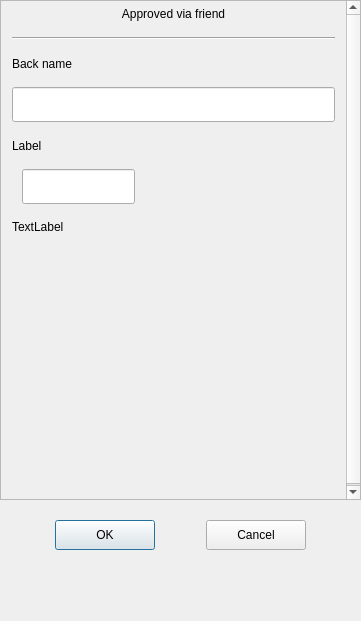
<?xml version="1.0" encoding="UTF-8"?>
<ui version="4.0">
 <class>AuthenFriendDlg</class>
 <widget class="QDialog" name="AuthenFriendDlg">
  <property name="geometry">
   <rect>
    <x>0</x>
    <y>0</y>
    <width>361</width>
    <height>621</height>
   </rect>
  </property>
  <property name="sizePolicy">
   <sizepolicy hsizetype="Preferred" vsizetype="Preferred">
    <horstretch>0</horstretch>
    <verstretch>0</verstretch>
   </sizepolicy>
  </property>
  <property name="minimumSize">
   <size>
    <width>361</width>
    <height>621</height>
   </size>
  </property>
  <property name="maximumSize">
   <size>
    <width>361</width>
    <height>621</height>
   </size>
  </property>
  <property name="windowTitle">
   <string>Dialog</string>
  </property>
  <layout class="QVBoxLayout" name="verticalLayout">
   <property name="spacing">
    <number>0</number>
   </property>
   <property name="leftMargin">
    <number>0</number>
   </property>
   <property name="topMargin">
    <number>0</number>
   </property>
   <property name="rightMargin">
    <number>0</number>
   </property>
   <property name="bottomMargin">
    <number>0</number>
   </property>
   <item>
    <widget class="QScrollArea" name="scrollArea">
     <property name="minimumSize">
      <size>
       <width>0</width>
       <height>500</height>
      </size>
     </property>
     <property name="widgetResizable">
      <bool>true</bool>
     </property>
     <widget class="QWidget" name="scrollAreaWidgetContents">
      <property name="geometry">
       <rect>
        <x>0</x>
        <y>0</y>
        <width>342</width>
        <height>500</height>
       </rect>
      </property>
      <property name="minimumSize">
       <size>
        <width>0</width>
        <height>500</height>
       </size>
      </property>
      <layout class="QVBoxLayout" name="verticalLayout_3">
       <property name="spacing">
        <number>0</number>
       </property>
       <property name="leftMargin">
        <number>0</number>
       </property>
       <property name="topMargin">
        <number>0</number>
       </property>
       <property name="rightMargin">
        <number>0</number>
       </property>
       <property name="bottomMargin">
        <number>0</number>
       </property>
       <item>
        <widget class="QLabel" name="applyLabel">
         <property name="minimumSize">
          <size>
           <width>0</width>
           <height>25</height>
          </size>
         </property>
         <property name="maximumSize">
          <size>
           <width>16777215</width>
           <height>25</height>
          </size>
         </property>
         <property name="text">
          <string>Approved via friend</string>
         </property>
         <property name="alignment">
          <set>Qt::AlignmentFlag::AlignCenter</set>
         </property>
        </widget>
       </item>
       <item>
        <widget class="QWidget" name="applyWid" native="true">
         <layout class="QVBoxLayout" name="verticalLayout_2">
          <property name="spacing">
           <number>11</number>
          </property>
          <property name="leftMargin">
           <number>11</number>
          </property>
          <property name="topMargin">
           <number>11</number>
          </property>
          <property name="rightMargin">
           <number>11</number>
          </property>
          <property name="bottomMargin">
           <number>11</number>
          </property>
          <item>
           <widget class="Line" name="line">
            <property name="orientation">
             <enum>Qt::Orientation::Horizontal</enum>
            </property>
           </widget>
          </item>
          <item>
           <widget class="QLabel" name="label">
            <property name="minimumSize">
             <size>
              <width>0</width>
              <height>25</height>
             </size>
            </property>
            <property name="maximumSize">
             <size>
              <width>16777215</width>
              <height>25</height>
             </size>
            </property>
            <property name="text">
             <string>Back name</string>
            </property>
           </widget>
          </item>
          <item>
           <widget class="SearchLineEdit" name="backEdit">
            <property name="minimumSize">
             <size>
              <width>0</width>
              <height>35</height>
             </size>
            </property>
            <property name="maximumSize">
             <size>
              <width>16777215</width>
              <height>35</height>
             </size>
            </property>
           </widget>
          </item>
          <item>
           <widget class="QLabel" name="label_2">
            <property name="minimumSize">
             <size>
              <width>0</width>
              <height>25</height>
             </size>
            </property>
            <property name="maximumSize">
             <size>
              <width>16777215</width>
              <height>25</height>
             </size>
            </property>
            <property name="text">
             <string>Label</string>
            </property>
           </widget>
          </item>
          <item>
           <widget class="QWidget" name="labelGroupWid" native="true">
            <layout class="QVBoxLayout" name="verticalLayout_4">
             <property name="spacing">
              <number>0</number>
             </property>
             <property name="leftMargin">
              <number>0</number>
             </property>
             <property name="topMargin">
              <number>0</number>
             </property>
             <property name="rightMargin">
              <number>0</number>
             </property>
             <property name="bottomMargin">
              <number>0</number>
             </property>
             <item>
              <widget class="QWidget" name="widget" native="true">
               <property name="minimumSize">
                <size>
                 <width>0</width>
                 <height>40</height>
                </size>
               </property>
               <property name="maximumSize">
                <size>
                 <width>16777215</width>
                 <height>40</height>
                </size>
               </property>
               <widget class="SearchLineEdit" name="labelEdit">
                <property name="geometry">
                 <rect>
                  <x>10</x>
                  <y>0</y>
                  <width>113</width>
                  <height>35</height>
                 </rect>
                </property>
                <property name="minimumSize">
                 <size>
                  <width>0</width>
                  <height>0</height>
                 </size>
                </property>
                <property name="maximumSize">
                 <size>
                  <width>16777215</width>
                  <height>35</height>
                 </size>
                </property>
               </widget>
              </widget>
             </item>
             <item>
              <widget class="QWidget" name="inputTipWid" native="true">
               <property name="minimumSize">
                <size>
                 <width>0</width>
                 <height>0</height>
                </size>
               </property>
               <layout class="QVBoxLayout" name="verticalLayout_5">
                <property name="spacing">
                 <number>0</number>
                </property>
                <property name="leftMargin">
                 <number>0</number>
                </property>
                <property name="topMargin">
                 <number>0</number>
                </property>
                <property name="rightMargin">
                 <number>0</number>
                </property>
                <property name="bottomMargin">
                 <number>0</number>
                </property>
                <item>
                 <widget class="TipLabel" name="tipLb">
                  <property name="minimumSize">
                   <size>
                    <width>0</width>
                    <height>35</height>
                   </size>
                  </property>
                  <property name="text">
                   <string>TextLabel</string>
                  </property>
                 </widget>
                </item>
               </layout>
              </widget>
             </item>
             <item>
              <widget class="QWidget" name="widget_3" native="true">
               <property name="minimumSize">
                <size>
                 <width>0</width>
                 <height>60</height>
                </size>
               </property>
               <layout class="QHBoxLayout" name="horizontalLayout">
                <property name="spacing">
                 <number>0</number>
                </property>
                <property name="leftMargin">
                 <number>0</number>
                </property>
                <property name="topMargin">
                 <number>0</number>
                </property>
                <property name="rightMargin">
                 <number>0</number>
                </property>
                <property name="bottomMargin">
                 <number>0</number>
                </property>
                <item>
                 <widget class="QWidget" name="labelList" native="true">
                  <property name="minimumSize">
                   <size>
                    <width>287</width>
                    <height>50</height>
                   </size>
                  </property>
                  <property name="maximumSize">
                   <size>
                    <width>287</width>
                    <height>16777215</height>
                   </size>
                  </property>
                 </widget>
                </item>
                <item>
                 <widget class="QWidget" name="moreLabelWid" native="true">
                  <property name="minimumSize">
                   <size>
                    <width>30</width>
                    <height>0</height>
                   </size>
                  </property>
                  <property name="maximumSize">
                   <size>
                    <width>30</width>
                    <height>16777215</height>
                   </size>
                  </property>
                  <layout class="QVBoxLayout" name="verticalLayout_6">
                   <property name="spacing">
                    <number>0</number>
                   </property>
                   <property name="leftMargin">
                    <number>2</number>
                   </property>
                   <property name="topMargin">
                    <number>2</number>
                   </property>
                   <property name="rightMargin">
                    <number>2</number>
                   </property>
                   <property name="bottomMargin">
                    <number>2</number>
                   </property>
                   <item>
                    <spacer name="verticalSpacer">
                     <property name="orientation">
                      <enum>Qt::Orientation::Vertical</enum>
                     </property>
                     <property name="sizeHint" stdset="0">
                      <size>
                       <width>20</width>
                       <height>154</height>
                      </size>
                     </property>
                    </spacer>
                   </item>
                   <item>
                    <widget class="QLabel" name="moreLabel">
                     <property name="minimumSize">
                      <size>
                       <width>25</width>
                       <height>25</height>
                      </size>
                     </property>
                     <property name="maximumSize">
                      <size>
                       <width>25</width>
                       <height>25</height>
                      </size>
                     </property>
                     <property name="text">
                      <string/>
                     </property>
                    </widget>
                   </item>
                   <item>
                    <spacer name="verticalSpacer_2">
                     <property name="orientation">
                      <enum>Qt::Orientation::Vertical</enum>
                     </property>
                     <property name="sizeType">
                      <enum>QSizePolicy::Policy::Fixed</enum>
                     </property>
                     <property name="sizeHint" stdset="0">
                      <size>
                       <width>20</width>
                       <height>60</height>
                      </size>
                     </property>
                    </spacer>
                   </item>
                  </layout>
                 </widget>
                </item>
               </layout>
              </widget>
             </item>
            </layout>
           </widget>
          </item>
         </layout>
        </widget>
       </item>
      </layout>
     </widget>
    </widget>
   </item>
   <item>
    <spacer name="verticalSpacer_3">
     <property name="orientation">
      <enum>Qt::Orientation::Vertical</enum>
     </property>
     <property name="sizeType">
      <enum>QSizePolicy::Policy::Fixed</enum>
     </property>
     <property name="sizeHint" stdset="0">
      <size>
       <width>20</width>
       <height>10</height>
      </size>
     </property>
    </spacer>
   </item>
   <item>
    <widget class="QWidget" name="applyConfirmWid" native="true">
     <property name="minimumSize">
      <size>
       <width>0</width>
       <height>50</height>
      </size>
     </property>
     <layout class="QHBoxLayout" name="horizontalLayout_2">
      <item>
       <spacer name="horizontalSpacer">
        <property name="orientation">
         <enum>Qt::Orientation::Horizontal</enum>
        </property>
        <property name="sizeHint" stdset="0">
         <size>
          <width>40</width>
          <height>20</height>
         </size>
        </property>
       </spacer>
      </item>
      <item>
       <widget class="StateBtn" name="okBtn">
        <property name="minimumSize">
         <size>
          <width>100</width>
          <height>30</height>
         </size>
        </property>
        <property name="maximumSize">
         <size>
          <width>100</width>
          <height>30</height>
         </size>
        </property>
        <property name="text">
         <string>OK</string>
        </property>
       </widget>
      </item>
      <item>
       <spacer name="horizontalSpacer_2">
        <property name="orientation">
         <enum>Qt::Orientation::Horizontal</enum>
        </property>
        <property name="sizeHint" stdset="0">
         <size>
          <width>40</width>
          <height>20</height>
         </size>
        </property>
       </spacer>
      </item>
      <item>
       <widget class="StateBtn" name="cancelBtn">
        <property name="minimumSize">
         <size>
          <width>100</width>
          <height>30</height>
         </size>
        </property>
        <property name="text">
         <string>Cancel</string>
        </property>
       </widget>
      </item>
      <item>
       <spacer name="horizontalSpacer_3">
        <property name="orientation">
         <enum>Qt::Orientation::Horizontal</enum>
        </property>
        <property name="sizeHint" stdset="0">
         <size>
          <width>40</width>
          <height>20</height>
         </size>
        </property>
       </spacer>
      </item>
     </layout>
    </widget>
   </item>
   <item>
    <spacer name="verticalSpacer_4">
     <property name="orientation">
      <enum>Qt::Orientation::Vertical</enum>
     </property>
     <property name="sizeHint" stdset="0">
      <size>
       <width>20</width>
       <height>40</height>
      </size>
     </property>
    </spacer>
   </item>
  </layout>
 </widget>
 <customwidgets>
  <customwidget>
   <class>SearchLineEdit</class>
   <extends>QLineEdit</extends>
   <header location="global">widgets/searchlineedit.h</header>
  </customwidget>
  <customwidget>
   <class>TipLabel</class>
   <extends>QLabel</extends>
   <header location="global">widgets/tiplabel.h</header>
  </customwidget>
  <customwidget>
   <class>StateBtn</class>
   <extends>QPushButton</extends>
   <header location="global">buttons/statebtn.h</header>
  </customwidget>
 </customwidgets>
 <resources/>
 <connections/>
</ui>
